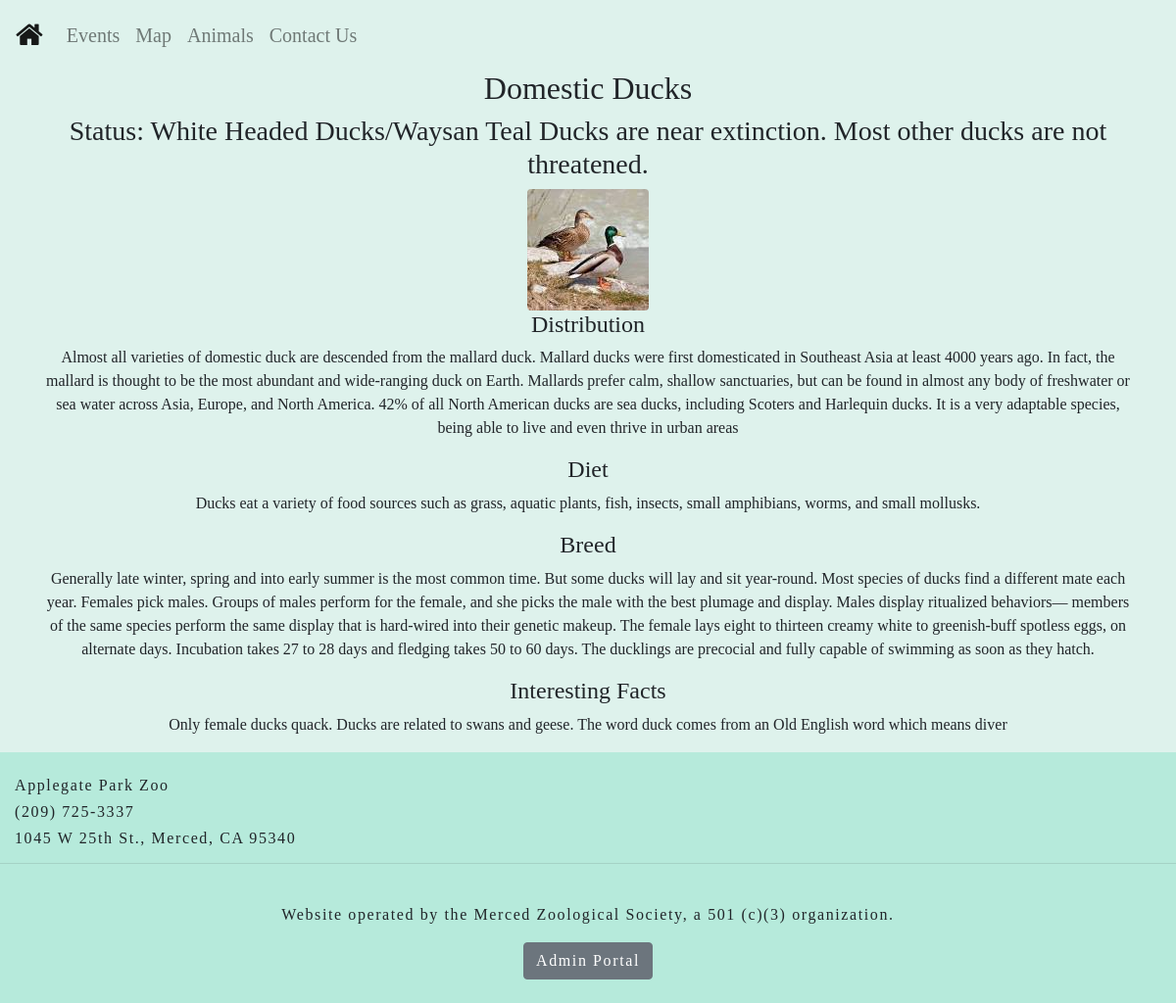
The app's page /animals/3 with its own data.
### run.py (models this page shows, shortened)
class Animal(db.Model):
    id_animal = db.Column(db.Integer, primary_key=True)
    names = db.Column(db.String, unique=False, nullable=True)
    name_animal = db.Column(db.String, unique=False, nullable=True)
    dist_animal = db.Column(db.String, unique=False, nullable=True)
    diet_animal = db.Column(db.String, unique=False, nullable=True)
    desc_animal = db.Column(db.String, unique=False, nullable=True)
    breed_animal = db.Column(db.String, unique=False, nullable=True)
    behavior_animal = db.Column(db.String, unique=False, nullable=True)
    status_animal = db.Column(db.String, unique=False, nullable=True)
    fact_animal = db.Column(db.String, unique=False, nullable=True)
    image_filename = db.Column(db.String, default=None, nullable=True)
    image_url = db.Column(db.String, default=None, nullable=True)

### run.py (the view)
@app.route("/animals/<id>")
def animal(id):
    anim = Animal.query.get(id)
    print(anim.image_url)
    return render_template("animal.html", animal=anim)

### templates/animal.html (shortened to what this page needs)
{% extends "layout.html" %}
{% block content %}
<div class="container" style="text-align:center;">
  <h2>{{animal.name_animal}}</h2>
  <h3>Status: {{animal.status_animal}}</h3>
  {% if animal.image_filename %}
  <img class = "rounded" src="/static/img/{{animal.image_filename}}">
  {% else %}
  <img src="/static/img/default.png">
  {% endif %}
  {% if animal.dist_animal %}
  <h4>Distribution</h4>
  <p>{{animal.dist_animal}}</p>
  {%endif%}
  {% if animal.diet_animal %}
  <h4>Diet</h4>
  <p>{{animal.diet_animal}}</p>
  {%endif%}
  {% if animal.breed_animal %}
  <h4>Breed</h4>
  <p>{{animal.breed_animal}}</p>
  {%endif%}
  {% if animal.fact_animal %}
  <h4>Interesting Facts</h4>
  <p>{{animal.fact_animal}}</p>
  {%endif%}
</div>
{% endblock %}

### static/css/main.css (style rules this page uses)
html, body { max-width: 100%; overflow-x: hidden; font-family: 'Mutsuki'; margin: 0%; background-color:#DEF2EC; }

### records on screen
Animal: name_animal "Domestic Ducks", status_animal "White Headed Ducks/Waysan Teal Ducks are near extinction. Most other ducks are not threatened.", image_filename (picture), dist_animal "Almost all varieties of domestic duck are descended from the mallard duck. Mallard ducks were first domesticated in Southeast Asia at least 4000 years ago. In fact, the mallard is thought to be the most abundant and wide-ranging duck on Earth. Mallards prefer calm, shallow sanctuaries, but can be found in almost any body of freshwater or sea water across Asia, Europe, and North America. 42% of all North American ducks are sea ducks, including Scoters and Harlequin ducks. It is a very adaptable species, being able to live and even thrive in urban areas", diet_animal "Ducks eat a variety of food sources such as grass, aquatic plants, fish, insects, small amphibians, worms, and small mollusks.", breed_animal "Generally late winter, spring and into early summer is the most common time. But some ducks will lay and sit year-round. Most species of ducks find a different mate each year. Females pick males. Groups of males perform for the female, and she picks the male with the best plumage and display. Males display ritualized behaviors— members of the same species perform the same display that is hard-wired into their genetic makeup. The female lays eight to thirteen creamy white to greenish-buff spotless eggs, on alternate days. Incubation takes 27 to 28 days and fledging takes 50 to 60 days. The ducklings are precocial and fully capable of swimming as soon as they hatch.", fact_animal "Only female ducks quack. Ducks are related to swans and geese. The word duck comes from an Old English word which means diver"
